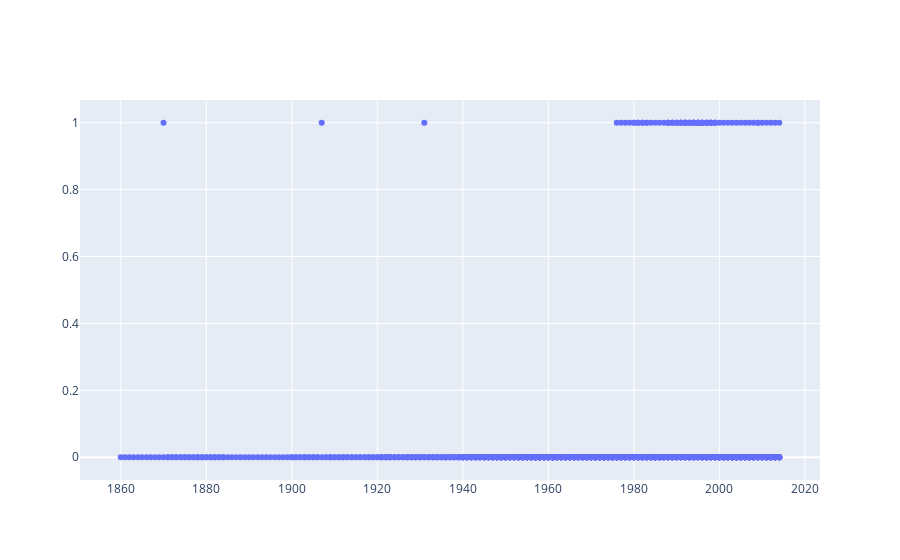

The notebook cell saved with this chart:
### Code cell
iplot([go.Scatter(x=data2['year'], y=data2['systemic_crisis'], mode='markers')])
iplot.tit

### Figure 1 — Plotly figure (JSON) as saved in the notebook; plotly's stock layout.template omitted (floating-point values rounded to 4 significant figures; data arrays with more than 128 entries replaced by an {"elided": "..."} marker saying what was removed)
{"data": [{"mode": "markers", "type": "scatter", "x": {"elided": "1059 int values"}, "y": {"elided": "1059 int values"}}], "layout": {}}
